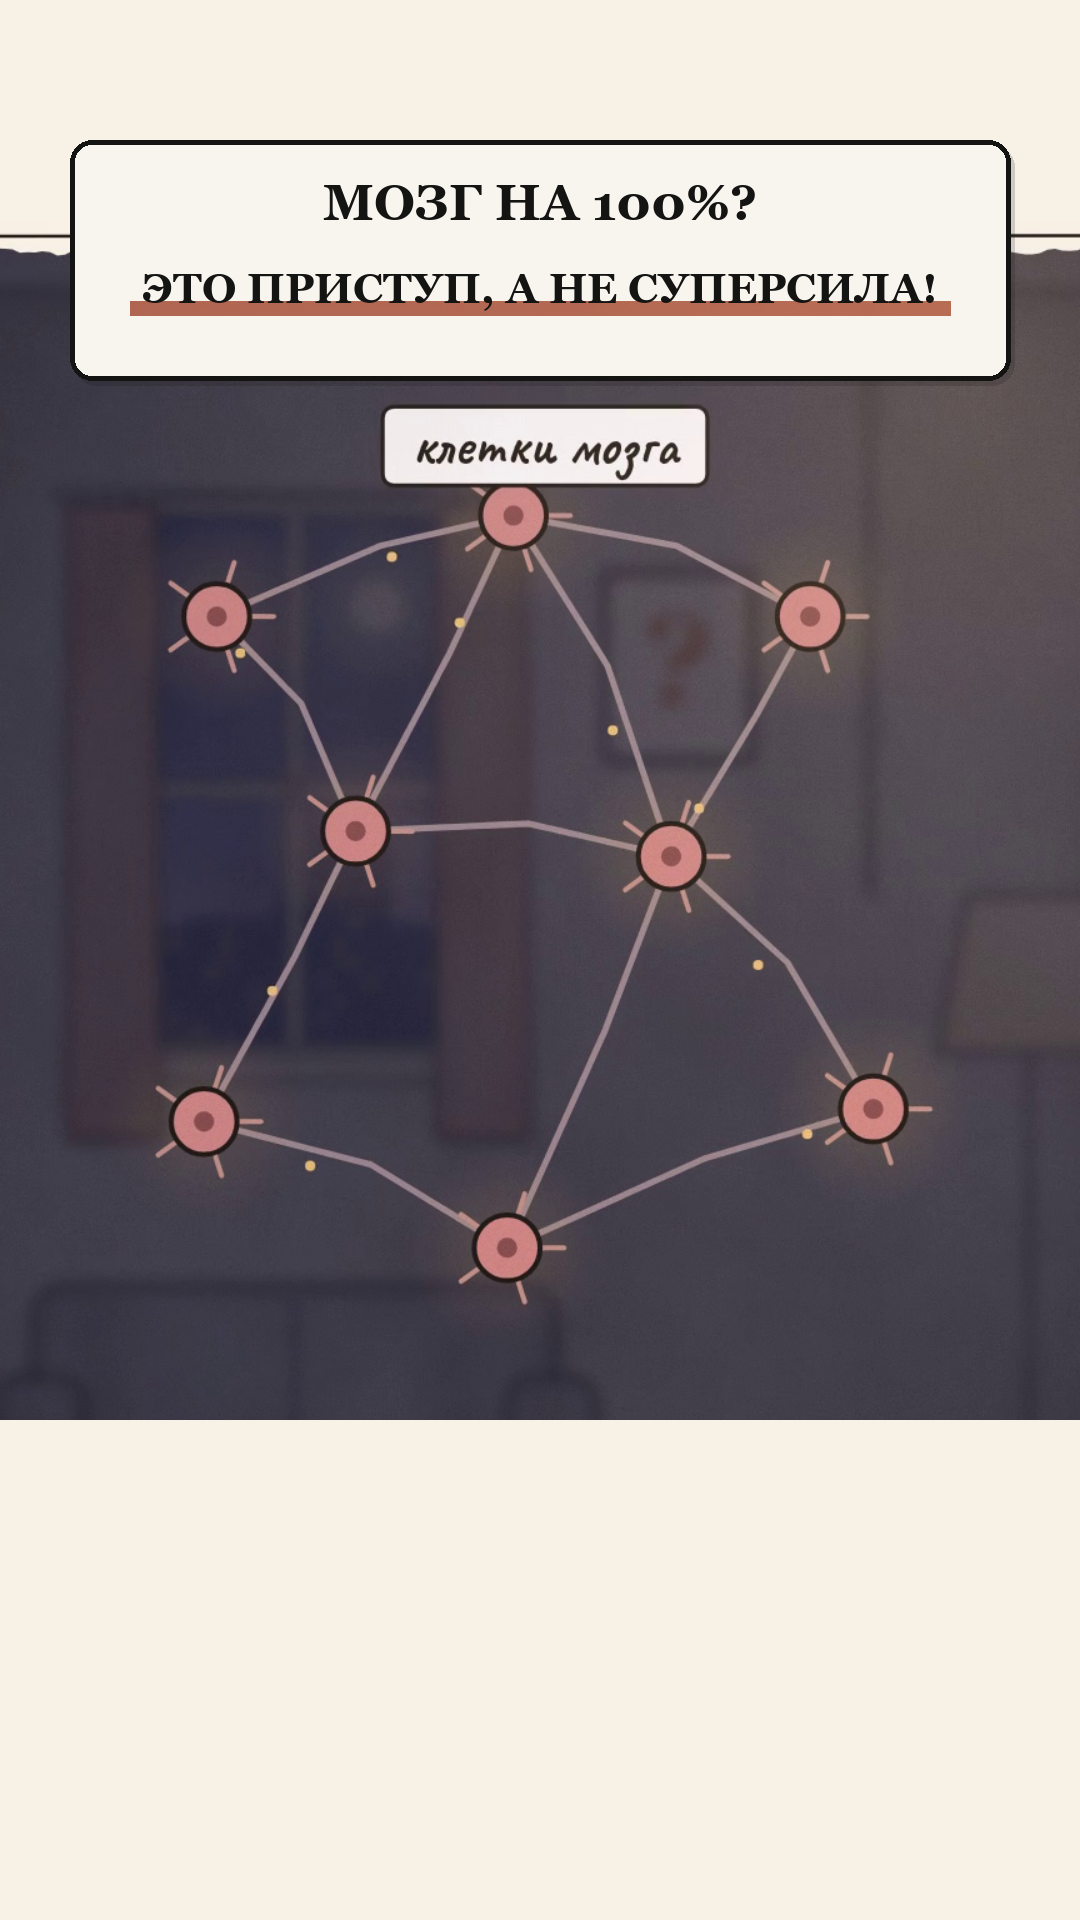

Reproduce this figure in Python.
import cv2
import numpy as np
from PIL import Image, ImageDraw, ImageFont

# Test clean hook frame generator
w, h = 1080, 1920
font_path_bold = 'C:/Windows/Fonts/georgiab.ttf'

# Load Scene 4 frame (neural zap)
f_s4 = cv2.imread('work/tmp/brain_scene4_ref.png')
# Inner illustration frame in brain video is approximately:
# y: 240 to 1420, x: 50 to 1030
# Outer margin is clean paper: #F7F5EE or (230, 241, 248) BGR

paper_bgr = np.array([230, 241, 248], dtype=np.uint8)

def make_hook_frame(source_frame, zoom_scale=1.20, zoom_center=(540, 830), shake=(0,0)):
    # 1. Zoom the inner illustration box (y=240..1420, x=50..1030)
    # or zoom the whole frame and re-apply clean margins
    fh, fw = source_frame.shape[:2]
    src_w = int(round(fw / zoom_scale))
    src_h = int(round(fh / zoom_scale))
    cx = int(round(zoom_center[0] - shake[0]))
    cy = int(round(zoom_center[1] - shake[1]))
    x0 = max(0, min(fw - src_w, cx - src_w // 2))
    y0 = max(0, min(fh - src_h, cy - src_h // 2))
    cropped = source_frame[y0:y0+src_h, x0:x0+src_w]
    zoomed = cv2.resize(cropped, (fw, fh), interpolation=cv2.INTER_LINEAR)
    
    # 2. Clean the bottom area completely below the inner frame (y >= 1420)
    # We can clone clean paper from y=1750..1900 to cover y=1420..1920
    # or fill with the exact paper tone
    zoomed[1420:, :] = paper_bgr
    
    # 3. Clean top header margin (y <= 220) with paper tone
    zoomed[:220, :] = paper_bgr
    
    # Redraw clean top channel title "Что если? ЗНАЙ, ЧТО ДЕЛАТЬ" or let hook card cover it
    return zoomed

# Test on f_s4
test_f = make_hook_frame(f_s4, zoom_scale=1.25, zoom_center=(540, 850))

# Overlay Hook Card
hook_card = Image.new('RGBA', (w, h), (0, 0, 0, 0))
draw = ImageDraw.Draw(hook_card)
cx0, cy0, cx1, cy1 = 70, 140, 1010, 380
draw.rounded_rectangle([cx0+4, cy0+5, cx1+4, cy1+5], radius=22, fill=(20, 20, 19, 45))
draw.rounded_rectangle([cx0, cy0, cx1, cy1], radius=22, fill=(247, 245, 238, 255), outline=(20, 20, 19, 255), width=5)

f1 = ImageFont.truetype(font_path_bold, 50)
f2 = ImageFont.truetype(font_path_bold, 42)
t1_text = "МОЗГ НА 100%?"
t2_text = "ЭТО ПРИСТУП, А НЕ СУПЕРСИЛА!"

bb1 = f1.getbbox(t1_text)
w1 = bb1[2] - bb1[0]
x1 = (w - w1) // 2
y1 = cy0 + 34

bb2 = f2.getbbox(t2_text)
w2 = bb2[2] - bb2[0]
x2 = (w - w2) // 2
y2 = cy0 + 124

draw.line([x2 - 12, y2 + 44, x2 + w2 + 12, y2 + 44], fill=(217, 119, 87, 190), width=15)
draw.text((x1, y1), t1_text, fill=(20, 20, 19, 255), font=f1)
draw.text((x2, y2), t2_text, fill=(20, 20, 19, 255), font=f2)

# Also draw top channel logo "Что если?" nicely above the card if visible, or card covers cleanly
card_np = np.array(hook_card)

# Overlay
alpha = card_np[:, :, 3] / 255.0
ov_bgr = card_np[:, :, :3][:, :, ::-1]
alpha_3d = alpha[:, :, np.newaxis]
res = (test_f * (1.0 - alpha_3d) + ov_bgr * alpha_3d).astype(np.uint8)

cv2.imwrite('work/tmp/test_clean_hook.png', res)
print("Saved test_clean_hook.png")
